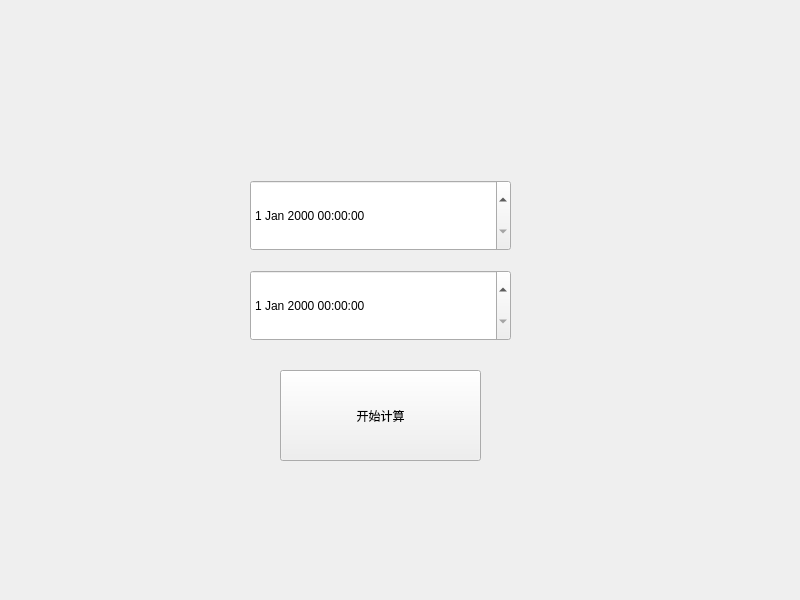
<?xml version="1.0" encoding="UTF-8"?>
<ui version="4.0">
 <class>Widget</class>
 <widget class="QWidget" name="Widget">
  <property name="geometry">
   <rect>
    <x>0</x>
    <y>0</y>
    <width>800</width>
    <height>600</height>
   </rect>
  </property>
  <property name="windowTitle">
   <string>Widget</string>
  </property>
  <widget class="QDateTimeEdit" name="dateTimeEdit">
   <property name="geometry">
    <rect>
     <x>250</x>
     <y>180</y>
     <width>261</width>
     <height>71</height>
    </rect>
   </property>
  </widget>
  <widget class="QPushButton" name="pushButton">
   <property name="geometry">
    <rect>
     <x>280</x>
     <y>370</y>
     <width>201</width>
     <height>91</height>
    </rect>
   </property>
   <property name="text">
    <string>开始计算</string>
   </property>
  </widget>
  <widget class="QDateTimeEdit" name="dateTimeEdit_2">
   <property name="geometry">
    <rect>
     <x>250</x>
     <y>270</y>
     <width>261</width>
     <height>71</height>
    </rect>
   </property>
  </widget>
  <widget class="QLabel" name="label">
   <property name="geometry">
    <rect>
     <x>230</x>
     <y>120</y>
     <width>301</width>
     <height>41</height>
    </rect>
   </property>
   <property name="text">
    <string/>
   </property>
  </widget>
 </widget>
 <resources/>
 <connections/>
</ui>
